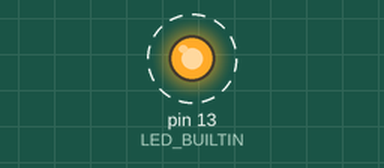
Simulated run of this sketch. Board: Arduino Uno, built with avr-gcc and run on an emulated ATmega328P. On the bench: output pins drawn as LEDs (lit = HIGH). Dashed ring = blinking.

Above: at 0.5 s.
Timing chart, 0 to 4.6 s (numbered marks = the images above):
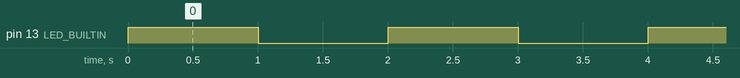

Measured:
- by itself, pin 13 (LED_BUILTIN): alternates HIGH for 1.0 s and LOW for 1.0 s

The sketch:

teste_01_led.ino
```cpp
// definindo as variáveis globais
const int delay_ = 1000;

void setup() {
  // inicializando o led da própria placa
  pinMode(LED_BUILTIN, OUTPUT);
}

void loop() {
  // ligando e desligando o led, com um delay entre os estados
  digitalWrite(LED_BUILTIN, HIGH);
  delay(delay_);

  digitalWrite(LED_BUILTIN, LOW);
  delay(delay_);
}
```
